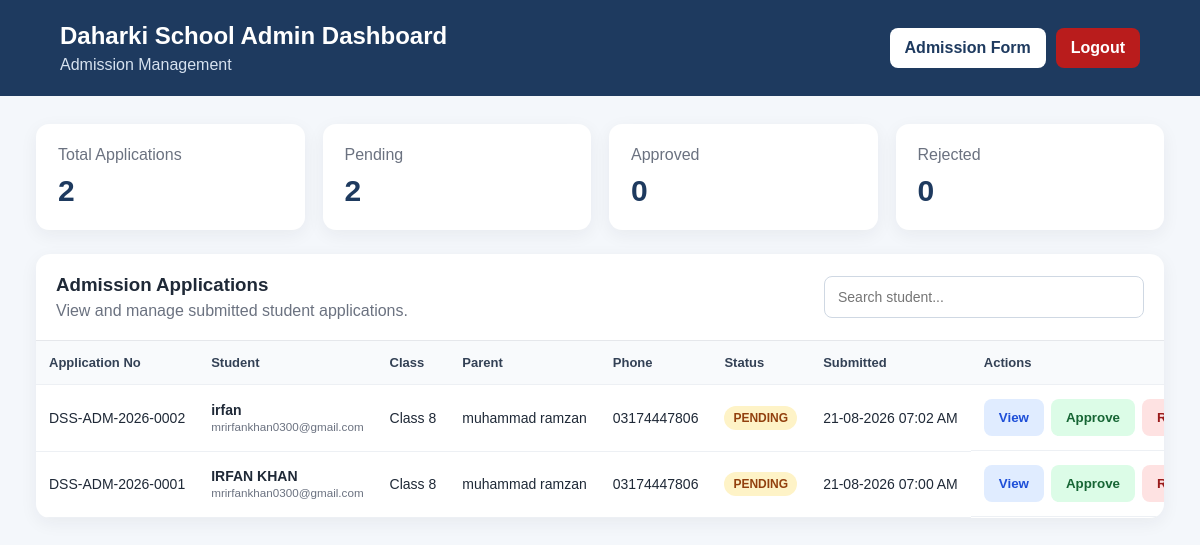
Screenshot of /admin/dashboard (signed in) with the database file from the repository.
### models.py (models this page shows)
class Admission(Base):
    __tablename__ = "admissions"
    id = Column(Integer, primary_key=True, index=True)
    application_no = Column(String, unique=True, index=True)
    student_name = Column(String, nullable=False)
    father_name = Column(String, nullable=False)
    mother_name = Column(String, nullable=True)
    date_of_birth = Column(String, nullable=True)
    gender = Column(String, nullable=True)
    applying_class = Column(String, nullable=False)
    previous_school = Column(String, nullable=True)
    parent_cnic = Column(String, nullable=True)
    phone = Column(String, nullable=False)
    whatsapp = Column(String, nullable=True)
    email = Column(String, nullable=True)
    address = Column(String, nullable=True)
    status = Column(String, default="PENDING")
    created_at = Column(DateTime, default=datetime.utcnow)

### app.py (the view)
@app.get("/admin/dashboard")
def admin_dashboard(
    request: Request,
    db: Session = Depends(get_db)
):
    if not admin_is_logged_in(
        request
    ):
        return RedirectResponse(
            url="/admin",
            status_code=302
        )
    admissions = (
        db.query(Admission)
        .order_by(
            Admission.id.desc()
        )
        .all()
    )
    total = len(
        admissions
    )
    pending = sum(
        1
        for a in admissions
        if a.status == "PENDING"
    )
    approved = sum(
        1
        for a in admissions
        if a.status == "APPROVED"
    )
    rejected = sum(
        1
        for a in admissions
        if a.status == "REJECTED"
    )
    return templates.TemplateResponse(
        request=request,
        name="dashboard.html",
        context={
            "admissions":
                admissions,
            "total":
                total,
            "pending":
                pending,
            "approved":
                approved,
            "rejected":
                rejected
        }
    )

### templates/dashboard.html (shortened to what this page needs)
<!DOCTYPE html>
<html lang="en">
<head>
    <link rel="stylesheet" href="/static/css/style.css">
</head>
<body class="dashboard-page">
<header class="top-header">
    <div>
        <h2>Daharki School Admin Dashboard</h2>
        <p>Admission Management</p>
    </div>
    <div class="header-actions">
        <a href="/" class="secondary-btn">Admission Form</a>
        <a href="/admin/logout" class="danger-btn">Logout</a>
    </div>
</header>
<main class="dashboard-container">
    <section class="stats-grid">
        <div class="stat-card">
            <span>Total Applications</span>
            <strong>{{ total }}</strong>
        </div>
        <div class="stat-card">
            <span>Pending</span>
            <strong>{{ pending }}</strong>
        </div>
        <div class="stat-card">
            <span>Approved</span>
            <strong>{{ approved }}</strong>
        </div>
        <div class="stat-card">
            <span>Rejected</span>
            <strong>{{ rejected }}</strong>
        </div>
    </section>
    <section class="table-card">
        <div class="table-heading">
            <div>
                <h3>Admission Applications</h3>
                <p>View and manage submitted student applications.</p>
            </div>
            <input
                type="text"
                id="searchBox"
                placeholder="Search student..."
                onkeyup="searchTable()"
            >
        </div>
        <div class="table-wrap">
            <table id="admissionsTable">
                <thead>
                    <tr>
                        <th>Application No</th>
                        <th>Student</th>
                        <th>Class</th>
                        <th>Parent</th>
                        <th>Phone</th>
                        <th>Status</th>
                        <th>Submitted</th>
                        <th>Actions</th>
                    </tr>
                </thead>
                <tbody>
                {% for a in admissions %}
                    <tr>
                        <td>{{ a.application_no }}</td>
                        <td>
                            <strong>{{ a.student_name }}</strong><br>
                            <small>{{ a.email or "" }}</small>
                        </td>
                        <td>{{ a.applying_class }}</td>
                        <td>{{ a.father_name }}</td>
                        <td>{{ a.phone }}</td>
                        <td>
                            <span class="status {{ a.status|lower }}">
                                {{ a.status }}
                            </span>
                        </td>
                        <td>
                            {{ a.created_at.strftime("%d-%m-%Y %I:%M %p") if a.created_at else "" }}
                        </td>
                        <td class="actions">
                            <button
                                class="view-btn"
                                onclick='showDetails(
                                    {{ a.id }},
                                    {{ a.application_no|tojson }},
                                    {{ a.student_name|tojson }},
                                    {{ a.father_name|tojson }},
                                    {{ (a.mother_name or "")|tojson }},
                                    {{ (a.date_of_birth or "")|tojson }},
                                    {{ (a.gender or "")|tojson }},
                                    {{ a.applying_class|tojson }},
                                    {{ (a.previous_school or "")|tojson }},
                                    {{ (a.parent_cnic or "")|tojson }},
                                    {{ a.phone|tojson }},
                                    {{ (a.whatsapp or "")|tojson }},
                                    {{ (a.email or "")|tojson }},
                                    {{ (a.address or "")|tojson }},
                                    {{ a.status|tojson }}
                                )'
                            >
                                View
                            </button>
                            {% if a.status != "APPROVED" %}
                            <form action="/admin/admissions/{{ a.id }}/approve" method="post">
                                <button class="approve-btn" type="submit">
                                    Approve
                                </button>
                            </form>
                            {% endif %}
                            {% if a.status != "REJECTED" %}
                            <form action="/admin/admissions/{{ a.id }}/reject" method="post">
                                <button class="reject-btn" type="submit">
                                    Reject
                                </button>
                            </form>
                            {% endif %}
                        </td>
                    </tr>
                {% else %}
                    <tr>
                        <td colspan="8" class="empty">
                            No admission applications yet.
                        </td>
                    </tr>
                {% endfor %}
                </tbody>
            </table>
        </div>
    </section>
</main>
</body>
</html>

### static/css/style.css (style rules this page uses)
* { box-sizing: border-box; }
body { margin: 0; font-family: Arial, Helvetica, sans-serif; color: #1f2937; }
.brand p, .muted, .table-heading p, .top-header p { color: #6b7280; margin: 6px 0 0; }
input, select, textarea { width: 100%; padding: 12px 13px; border: 1px solid #cfd8e3; border-radius: 8px; font-size: 14px; background: #fff; }
button, .primary-btn, .secondary-btn, .danger-btn { border: 0; border-radius: 8px; padding: 11px 15px; cursor: pointer; text-decoration: none; font-weight: 700; }
.dashboard-page { background: #f4f7fb; min-height: 100vh; }
.top-header { background: #1e3a5f; color: white; padding: 22px 5%; display: flex; justify-content: space-between; align-items: center; gap: 18px; }
.top-header h2 { margin: 0; }
.top-header p { color: #d6e2ef; }
.header-actions { display: flex; gap: 10px; }
.secondary-btn { background: #ffffff; color: #1e3a5f; }
.danger-btn { background: #b91c1c; color: white; }
.dashboard-container { width: min(94%, 1450px); margin: 28px auto; }
.stats-grid { display: grid; grid-template-columns: repeat(4, 1fr); gap: 18px; margin-bottom: 24px; }
.stat-card { background: white; padding: 22px; border-radius: 13px; box-shadow: 0 5px 18px rgba(31, 41, 55, 0.06); }
.stat-card span { display: block; color: #6b7280; margin-bottom: 10px; }
.stat-card strong { color: #1e3a5f; font-size: 30px; }
.table-card { background: white; border-radius: 14px; box-shadow: 0 5px 18px rgba(31, 41, 55, 0.06); overflow: hidden; }
.table-heading { padding: 20px; display: flex; justify-content: space-between; align-items: center; gap: 16px; border-bottom: 1px solid #e5e7eb; }
.table-heading h3 { margin: 0; }
.table-heading input { max-width: 320px; }
.table-wrap { overflow-x: auto; }
table { width: 100%; border-collapse: collapse; }
th, td { padding: 14px 13px; border-bottom: 1px solid #edf0f4; text-align: left; vertical-align: middle; white-space: nowrap; }
th { background: #f8fafc; color: #334155; font-size: 13px; }
td { font-size: 14px; }
td small { color: #6b7280; }
.status { display: inline-block; padding: 5px 9px; border-radius: 999px; font-size: 12px; font-weight: 800; }
.status.pending { background: #fef3c7; color: #92400e; }
.actions { display: flex; gap: 7px; align-items: center; }
.actions form { margin: 0; }
.view-btn { background: #e0ecff; color: #1d4ed8; }
.approve-btn { background: #dcfce7; color: #166534; }
.reject-btn { background: #fee2e2; color: #991b1b; }

### rows the page displays
Admission: application_no "DSS-ADM-2026-0002", student_name "irfan", email "mrirfankhan0300@gmail.com", applying_class "Class 8", father_name "muhammad ramzan", phone "03174447806", status "PENDING", created_at "21-08-2026 07:02 AM"
Admission: application_no "DSS-ADM-2026-0001", student_name "IRFAN KHAN", email "mrirfankhan0300@gmail.com", applying_class "Class 8", father_name "muhammad ramzan", phone "03174447806", status "PENDING", created_at "21-08-2026 07:00 AM"

### other values shown
{{ total }} "2"
{{ pending }} "2"
{{ approved }} "0"
{{ rejected }} "0"
